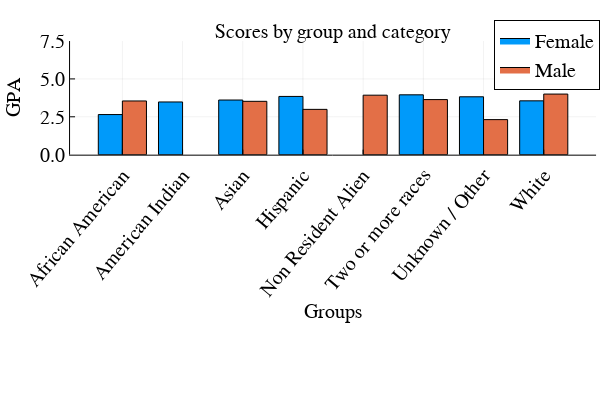

The notebook cell this image was saved under:
### Code cell
AA=a[11]
BB = AA[completecases(AA), :]

println("Distribution plot for:")
show(a[11][1][1])
groupedbar(BB.IPEDSEthnicity, BB.GPADegree, group = BB.Gender, xlabel = "Groups", ylabel = "GPA",
        title = "Scores by group and category",xrotation=50) 
ylims!((0,7.5))

### Figure 1 — Plotly figure (JSON) as saved in the notebook; plotly's stock layout.template omitted (floating-point values rounded to 4 significant figures)
{"data": [{"fill": "tozeroy", "fillcolor": "rgba(0, 154, 250, 1.000)", "hoverinfo": "none", "legendgroup": "Female", "line": {"color": "rgba(0, 0, 0, 1.000)", "dash": "solid", "width": 1}, "mode": "lines", "name": "Female", "showlegend": true, "type": "scatter", "x": [0.1, 0.1, 0.5, 0.5, 0.1, 0.1], "xaxis": "x1", "y": [2.648, 0, 0, 2.648, 2.648, 2.648], "yaxis": "y1"}, {"fill": "tozeroy", "fillcolor": "rgba(0, 154, 250, 1.000)", "hoverinfo": "none", "legendgroup": "Female", "line": {"color": "rgba(0, 0, 0, 1.000)", "dash": "solid", "width": 1}, "mode": "lines", "name": "Female", "showlegend": false, "type": "scatter", "x": [1.1, 1.1, 1.5, 1.5, 1.1, 1.1], "xaxis": "x1", "y": [3.479, 0, 0, 3.479, 3.479, 3.479], "yaxis": "y1"}, {"fill": "tozeroy", "fillcolor": "rgba(0, 154, 250, 1.000)", "hoverinfo": "none", "legendgroup": "Female", "line": {"color": "rgba(0, 0, 0, 1.000)", "dash": "solid", "width": 1}, "mode": "lines", "name": "Female", "showlegend": false, "type": "scatter", "x": [2.1, 2.1, 2.5, 2.5, 2.1, 2.1], "xaxis": "x1", "y": [3.607, 0, 0, 3.607, 3.607, 3.607], "yaxis": "y1"}, {"fill": "tozeroy", "fillcolor": "rgba(0, 154, 250, 1.000)", "hoverinfo": "none", "legendgroup": "Female", "line": {"color": "rgba(0, 0, 0, 1.000)", "dash": "solid", "width": 1}, "mode": "lines", "name": "Female", "showlegend": false, "type": "scatter", "x": [3.1, 3.1, 3.5, 3.5, 3.1, 3.1], "xaxis": "x1", "y": [3.844, 0, 0, 3.844, 3.844, 3.844], "yaxis": "y1"}, {"fill": "tozeroy", "fillcolor": "rgba(0, 154, 250, 1.000)", "hoverinfo": "none", "legendgroup": "Female", "line": {"color": "rgba(0, 0, 0, 1.000)", "dash": "solid", "width": 1}, "mode": "lines", "name": "Female", "showlegend": false, "type": "scatter", "x": [5.1, 5.1, 5.5, 5.5, 5.1, 5.1], "xaxis": "x1", "y": [3.95, 0, 0, 3.95, 3.95, 3.95], "yaxis": "y1"}, {"fill": "tozeroy", "fillcolor": "rgba(0, 154, 250, 1.000)", "hoverinfo": "none", "legendgroup": "Female", "line": {"color": "rgba(0, 0, 0, 1.000)", "dash": "solid", "width": 1}, "mode": "lines", "name": "Female", "showlegend": false, "type": "scatter", "x": [6.1, 6.1, 6.5, 6.5, 6.1, 6.1], "xaxis": "x1", "y": [3.821, 0, 0, 3.821, 3.821, 3.821], "yaxis": "y1"}, {"fill": "tozeroy", "fillcolor": "rgba(0, 154, 250, 1.000)", "hoverinfo": "none", "legendgroup": "Female", "line": {"color": "rgba(0, 0, 0, 1.000)", "dash": "solid", "width": 1}, "mode": "lines", "name": "Female", "showlegend": false, "type": "scatter", "x": [7.1, 7.1, 7.5, 7.5, 7.1, 7.1], "xaxis": "x1", "y": [3.553, 0, 0, 3.553, 3.553, 3.553], "yaxis": "y1"}, {"fill": "tozeroy", "fillcolor": "rgba(227, 111, 71, 1.000)", "hoverinfo": "none", "legendgroup": "Male", "line": {"color": "rgba(0, 0, 0, 1.000)", "dash": "solid", "width": 1}, "mode": "lines", "name": "Male", "showlegend": true, "type": "scatter", "x": [0.5, 0.5, 0.9, 0.9, 0.5, 0.5], "xaxis": "x1", "y": [3.545, 0, 0, 3.545, 3.545, 3.545], "yaxis": "y1"}, {"fill": "tozeroy", "fillcolor": "rgba(227, 111, 71, 1.000)", "hoverinfo": "none", "legendgroup": "Male", "line": {"color": "rgba(0, 0, 0, 1.000)", "dash": "solid", "width": 1}, "mode": "lines", "name": "Male", "showlegend": false, "type": "scatter", "x": [2.5, 2.5, 2.9, 2.9, 2.5, 2.5], "xaxis": "x1", "y": [3.521, 0, 0, 3.521, 3.521, 3.521], "yaxis": "y1"}, {"fill": "tozeroy", "fillcolor": "rgba(227, 111, 71, 1.000)", "hoverinfo": "none", "legendgroup": "Male", "line": {"color": "rgba(0, 0, 0, 1.000)", "dash": "solid", "width": 1}, "mode": "lines", "name": "Male", "showlegend": false, "type": "scatter", "x": [3.5, 3.5, 3.9, 3.9, 3.5, 3.5], "xaxis": "x1", "y": [2.99, 0, 0, 2.99, 2.99, 2.99], "yaxis": "y1"}, {"fill": "tozeroy", "fillcolor": "rgba(227, 111, 71, 1.000)", "hoverinfo": "none", "legendgroup": "Male", "line": {"color": "rgba(0, 0, 0, 1.000)", "dash": "solid", "width": 1}, "mode": "lines", "name": "Male", "showlegend": false, "type": "scatter", "x": [4.5, 4.5, 4.9, 4.9, 4.5, 4.5], "xaxis": "x1", "y": [3.926, 0, 0, 3.926, 3.926, 3.926], "yaxis": "y1"}, {"fill": "tozeroy", "fillcolor": "rgba(227, 111, 71, 1.000)", "hoverinfo": "none", "legendgroup": "Male", "line": {"color": "rgba(0, 0, 0, 1.000)", "dash": "solid", "width": 1}, "mode": "lines", "name": "Male", "showlegend": false, "type": "scatter", "x": [5.5, 5.5, 5.9, 5.9, 5.5, 5.5], "xaxis": "x1", "y": [3.635, 0, 0, 3.635, 3.635, 3.635], "yaxis": "y1"}, {"fill": "tozeroy", "fillcolor": "rgba(227, 111, 71, 1.000)", "hoverinfo": "none", "legendgroup": "Male", "line": {"color": "rgba(0, 0, 0, 1.000)", "dash": "solid", "width": 1}, "mode": "lines", "name": "Male", "showlegend": false, "type": "scatter", "x": [6.5, 6.5, 6.9, 6.9, 6.5, 6.5], "xaxis": "x1", "y": [2.313, 0, 0, 2.313, 2.313, 2.313], "yaxis": "y1"}, {"fill": "tozeroy", "fillcolor": "rgba(227, 111, 71, 1.000)", "hoverinfo": "none", "legendgroup": "Male", "line": {"color": "rgba(0, 0, 0, 1.000)", "dash": "solid", "width": 1}, "mode": "lines", "name": "Male", "showlegend": false, "type": "scatter", "x": [7.5, 7.5, 7.9, 7.9, 7.5, 7.5], "xaxis": "x1", "y": [4, 0, 0, 4, 4, 4], "yaxis": "y1"}], "layout": {"annotations": [{"font": {"color": "rgba(0, 0, 0, 1.000)", "family": "Helvetica", "size": 20}, "rotation": -0.01, "showarrow": false, "text": "Scores by group and category", "x": 0.5551, "xanchor": "center", "xref": "paper", "y": 1, "yanchor": "top", "yref": "paper"}], "height": 400, "legend": {"bgcolor": "rgba(255, 255, 255, 1.000)", "bordercolor": "rgba(0, 0, 0, 1.000)", "borderwidth": 1, "font": {"color": "rgba(0, 0, 0, 1.000)", "family": "Helvetica", "size": 20}, "tracegroupgap": 0, "traceorder": "normal", "x": 1, "xanchor": "auto", "y": 1, "yanchor": "auto"}, "margin": {"b": 20, "l": 0, "r": 0, "t": 20}, "paper_bgcolor": "rgba(255, 255, 255, 1.000)", "plot_bgcolor": "rgba(255, 255, 255, 1.000)", "showlegend": true, "width": 600, "xaxis": {"anchor": "y1", "domain": [0.1167, 0.9934], "gridcolor": "rgba(0, 0, 0, 0.100)", "gridwidth": 0.5, "linecolor": "rgba(0, 0, 0, 1.000)", "mirror": false, "range": [-0.3693, 8.369], "showgrid": true, "showline": true, "showticklabels": true, "tickangle": -50, "tickcolor": "rgb(0, 0, 0)", "tickfont": {"color": "rgba(0, 0, 0, 1.000)", "family": "Helvetica", "size": 20}, "tickmode": "array", "ticks": "inside", "ticktext": ["African American", "American Indian", "Asian", "Hispanic", "Non Resident Alien", "Two or more races", "Unknown / Other", "White"], "tickvals": [0.5, 1.5, 2.5, 3.5, 4.5, 5.5, 6.5, 7.5], "title": "Groups", "titlefont": {"color": "rgba(0, 0, 0, 1.000)", "family": "Helvetica", "size": 20}, "type": "-", "visible": true, "zeroline": false, "zerolinecolor": "rgba(0, 0, 0, 1.000)"}, "yaxis": {"anchor": "x1", "domain": [0.6259, 0.9415], "gridcolor": "rgba(0, 0, 0, 0.100)", "gridwidth": 0.5, "linecolor": "rgba(0, 0, 0, 1.000)", "mirror": false, "range": [0, 7.5], "showgrid": true, "showline": true, "showticklabels": true, "tickangle": 0, "tickcolor": "rgb(0, 0, 0)", "tickfont": {"color": "rgba(0, 0, 0, 1.000)", "family": "Helvetica", "size": 20}, "tickmode": "array", "ticks": "inside", "ticktext": ["0.0", "2.5", "5.0", "7.5"], "tickvals": [0, 2.5, 5, 7.5], "title": "GPA", "titlefont": {"color": "rgba(0, 0, 0, 1.000)", "family": "Helvetica", "size": 20}, "type": "-", "visible": true, "zeroline": false, "zerolinecolor": "rgba(0, 0, 0, 1.000)"}}}
